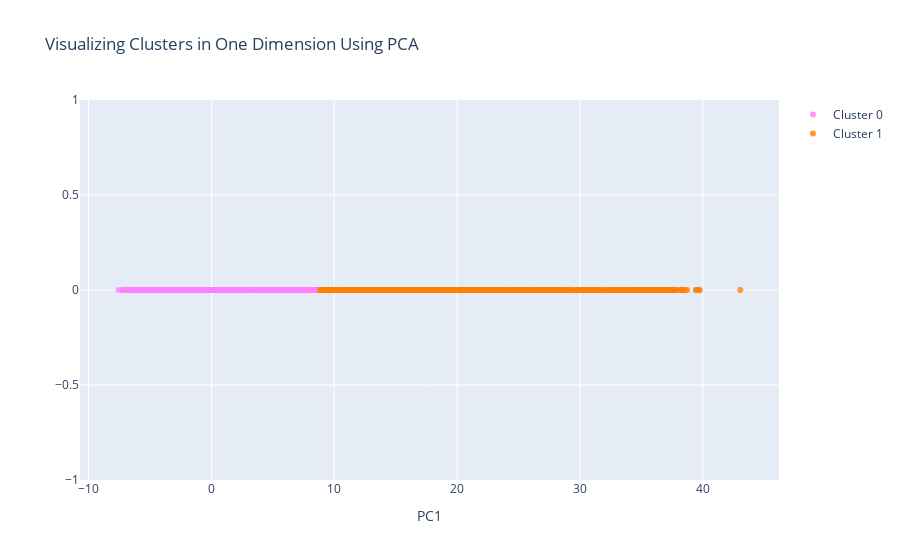

Write notebook code for a chart like this one.
### Code cell
cluster_1d(df)

### Figure 1 — Plotly figure (JSON) as saved in the notebook; plotly's stock layout.template omitted (floating-point values rounded to 4 significant figures; data arrays with more than 128 entries replaced by an {"elided": "..."} marker saying what was removed)
{"data": [{"marker": {"color": "rgba(255, 128, 255, 0.8)"}, "mode": "markers", "name": "Cluster 0", "type": "scatter", "x": {"elided": "8729 float values"}, "y": {"elided": "8729 int values"}}, {"marker": {"color": "rgba(255, 128, 2, 0.8)"}, "mode": "markers", "name": "Cluster 1", "type": "scatter", "x": {"elided": "1271 float values"}, "y": {"elided": "1271 int values"}}], "layout": {"title": {"text": "Visualizing Clusters in One Dimension Using PCA"}, "xaxis": {"ticklen": 5, "title": {"text": "PC1"}, "zeroline": false}, "yaxis": {"ticklen": 5, "title": {"text": ""}, "zeroline": false}}}
